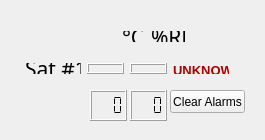
<?xml version="1.0" encoding="UTF-8"?>
<ui version="4.0">
 <class>Widget</class>
 <widget class="QWidget" name="Widget">
  <property name="geometry">
   <rect>
    <x>0</x>
    <y>0</y>
    <width>265</width>
    <height>140</height>
   </rect>
  </property>
  <property name="windowTitle">
   <string>Widget</string>
  </property>
  <widget class="QPushButton" name="alarmMutePB">
   <property name="geometry">
    <rect>
     <x>170</x>
     <y>90</y>
     <width>75</width>
     <height>23</height>
    </rect>
   </property>
   <property name="text">
    <string>Clear Alarms</string>
   </property>
  </widget>
  <widget class="QLCDNumber" name="sat1Temperature_1">
   <property name="geometry">
    <rect>
     <x>90</x>
     <y>90</y>
     <width>37</width>
     <height>31</height>
    </rect>
   </property>
   <property name="smallDecimalPoint">
    <bool>true</bool>
   </property>
   <property name="digitCount">
    <number>3</number>
   </property>
   <property name="mode">
    <enum>QLCDNumber::Dec</enum>
   </property>
   <property name="segmentStyle">
    <enum>QLCDNumber::Flat</enum>
   </property>
   <property name="value" stdset="0">
    <double>0.000000000000000</double>
   </property>
   <property name="intValue" stdset="0">
    <number>0</number>
   </property>
  </widget>
  <widget class="QLCDNumber" name="sat1Humidity_1">
   <property name="geometry">
    <rect>
     <x>130</x>
     <y>90</y>
     <width>37</width>
     <height>31</height>
    </rect>
   </property>
   <property name="smallDecimalPoint">
    <bool>true</bool>
   </property>
   <property name="digitCount">
    <number>3</number>
   </property>
   <property name="mode">
    <enum>QLCDNumber::Dec</enum>
   </property>
   <property name="segmentStyle">
    <enum>QLCDNumber::Flat</enum>
   </property>
   <property name="value" stdset="0">
    <double>0.000000000000000</double>
   </property>
   <property name="intValue" stdset="0">
    <number>0</number>
   </property>
  </widget>
  <widget class="QWidget" name="">
   <property name="geometry">
    <rect>
     <x>14</x>
     <y>180</y>
     <width>226</width>
     <height>33</height>
    </rect>
   </property>
   <layout class="QHBoxLayout" name="horizontalLayout_4">
    <item>
     <widget class="QLabel" name="sat3Label">
      <property name="enabled">
       <bool>true</bool>
      </property>
      <property name="font">
       <font>
        <family>Meiryo</family>
        <pointsize>16</pointsize>
       </font>
      </property>
      <property name="text">
       <string>Sat #3</string>
      </property>
     </widget>
    </item>
    <item>
     <widget class="QLCDNumber" name="sat3Temperature">
      <property name="enabled">
       <bool>true</bool>
      </property>
      <property name="smallDecimalPoint">
       <bool>true</bool>
      </property>
      <property name="digitCount">
       <number>3</number>
      </property>
      <property name="mode">
       <enum>QLCDNumber::Dec</enum>
      </property>
      <property name="segmentStyle">
       <enum>QLCDNumber::Flat</enum>
      </property>
      <property name="value" stdset="0">
       <double>0.000000000000000</double>
      </property>
      <property name="intValue" stdset="0">
       <number>0</number>
      </property>
     </widget>
    </item>
    <item>
     <widget class="QLCDNumber" name="sat3Humidity">
      <property name="enabled">
       <bool>true</bool>
      </property>
      <property name="smallDecimalPoint">
       <bool>true</bool>
      </property>
      <property name="digitCount">
       <number>3</number>
      </property>
      <property name="mode">
       <enum>QLCDNumber::Dec</enum>
      </property>
      <property name="segmentStyle">
       <enum>QLCDNumber::Flat</enum>
      </property>
      <property name="value" stdset="0">
       <double>0.000000000000000</double>
      </property>
      <property name="intValue" stdset="0">
       <number>0</number>
      </property>
     </widget>
    </item>
    <item>
     <widget class="QLabel" name="SatStatus_3">
      <property name="enabled">
       <bool>true</bool>
      </property>
      <property name="text">
       <string>&lt;html&gt;&lt;head/&gt;&lt;body&gt;&lt;p align=&quot;center&quot;&gt;&lt;span style=&quot; font-size:10pt; font-weight:600; color:#aa0000;&quot;&gt;UNKNOWN&lt;/span&gt;&lt;/p&gt;&lt;/body&gt;&lt;/html&gt;</string>
      </property>
     </widget>
    </item>
   </layout>
  </widget>
  <widget class="QWidget" name="">
   <property name="geometry">
    <rect>
     <x>14</x>
     <y>52</y>
     <width>226</width>
     <height>33</height>
    </rect>
   </property>
   <layout class="QHBoxLayout" name="horizontalLayout_2">
    <item>
     <widget class="QLabel" name="sat1Label">
      <property name="font">
       <font>
        <family>Meiryo</family>
        <pointsize>16</pointsize>
       </font>
      </property>
      <property name="text">
       <string>Sat #1</string>
      </property>
     </widget>
    </item>
    <item>
     <widget class="QLCDNumber" name="sat1Temperature_0">
      <property name="smallDecimalPoint">
       <bool>true</bool>
      </property>
      <property name="digitCount">
       <number>3</number>
      </property>
      <property name="mode">
       <enum>QLCDNumber::Dec</enum>
      </property>
      <property name="segmentStyle">
       <enum>QLCDNumber::Flat</enum>
      </property>
      <property name="value" stdset="0">
       <double>0.000000000000000</double>
      </property>
      <property name="intValue" stdset="0">
       <number>0</number>
      </property>
     </widget>
    </item>
    <item>
     <widget class="QLCDNumber" name="sat1Humidity_0">
      <property name="smallDecimalPoint">
       <bool>true</bool>
      </property>
      <property name="digitCount">
       <number>3</number>
      </property>
      <property name="mode">
       <enum>QLCDNumber::Dec</enum>
      </property>
      <property name="segmentStyle">
       <enum>QLCDNumber::Flat</enum>
      </property>
      <property name="value" stdset="0">
       <double>0.000000000000000</double>
      </property>
      <property name="intValue" stdset="0">
       <number>0</number>
      </property>
     </widget>
    </item>
    <item>
     <widget class="QLabel" name="SatStatus_1">
      <property name="enabled">
       <bool>true</bool>
      </property>
      <property name="text">
       <string>&lt;html&gt;&lt;head/&gt;&lt;body&gt;&lt;p align=&quot;center&quot;&gt;&lt;span style=&quot; font-size:10pt; font-weight:600; color:#aa0000;&quot;&gt;UNKNOWN&lt;/span&gt;&lt;/p&gt;&lt;/body&gt;&lt;/html&gt;</string>
      </property>
     </widget>
    </item>
   </layout>
  </widget>
  <widget class="QWidget" name="">
   <property name="geometry">
    <rect>
     <x>14</x>
     <y>141</y>
     <width>226</width>
     <height>33</height>
    </rect>
   </property>
   <layout class="QHBoxLayout" name="horizontalLayout_3">
    <item>
     <widget class="QLabel" name="sat2Label">
      <property name="enabled">
       <bool>true</bool>
      </property>
      <property name="font">
       <font>
        <family>Meiryo</family>
        <pointsize>16</pointsize>
       </font>
      </property>
      <property name="text">
       <string>Sat #2</string>
      </property>
     </widget>
    </item>
    <item>
     <widget class="QLCDNumber" name="sat2Temperature">
      <property name="enabled">
       <bool>true</bool>
      </property>
      <property name="smallDecimalPoint">
       <bool>true</bool>
      </property>
      <property name="digitCount">
       <number>3</number>
      </property>
      <property name="mode">
       <enum>QLCDNumber::Dec</enum>
      </property>
      <property name="segmentStyle">
       <enum>QLCDNumber::Flat</enum>
      </property>
      <property name="value" stdset="0">
       <double>0.000000000000000</double>
      </property>
      <property name="intValue" stdset="0">
       <number>0</number>
      </property>
     </widget>
    </item>
    <item>
     <widget class="QLCDNumber" name="sat2Humidity">
      <property name="enabled">
       <bool>true</bool>
      </property>
      <property name="smallDecimalPoint">
       <bool>true</bool>
      </property>
      <property name="digitCount">
       <number>3</number>
      </property>
      <property name="mode">
       <enum>QLCDNumber::Dec</enum>
      </property>
      <property name="segmentStyle">
       <enum>QLCDNumber::Flat</enum>
      </property>
      <property name="value" stdset="0">
       <double>0.000000000000000</double>
      </property>
      <property name="intValue" stdset="0">
       <number>0</number>
      </property>
     </widget>
    </item>
    <item>
     <widget class="QLabel" name="SatStatus_2">
      <property name="enabled">
       <bool>true</bool>
      </property>
      <property name="text">
       <string>&lt;html&gt;&lt;head/&gt;&lt;body&gt;&lt;p align=&quot;center&quot;&gt;&lt;span style=&quot; font-size:10pt; font-weight:600; color:#aa0000;&quot;&gt;UNKNOWN&lt;/span&gt;&lt;/p&gt;&lt;/body&gt;&lt;/html&gt;</string>
      </property>
     </widget>
    </item>
   </layout>
  </widget>
  <widget class="QWidget" name="">
   <property name="geometry">
    <rect>
     <x>111</x>
     <y>20</y>
     <width>85</width>
     <height>33</height>
    </rect>
   </property>
   <layout class="QHBoxLayout" name="horizontalLayout">
    <item>
     <widget class="QLabel" name="temperature">
      <property name="font">
       <font>
        <family>Meiryo</family>
        <pointsize>16</pointsize>
       </font>
      </property>
      <property name="text">
       <string>°C</string>
      </property>
     </widget>
    </item>
    <item>
     <widget class="QLabel" name="humidity">
      <property name="font">
       <font>
        <family>Meiryo</family>
        <pointsize>16</pointsize>
       </font>
      </property>
      <property name="text">
       <string>%RH</string>
      </property>
     </widget>
    </item>
   </layout>
  </widget>
 </widget>
 <layoutdefault spacing="6" margin="11"/>
 <resources/>
 <connections/>
</ui>
